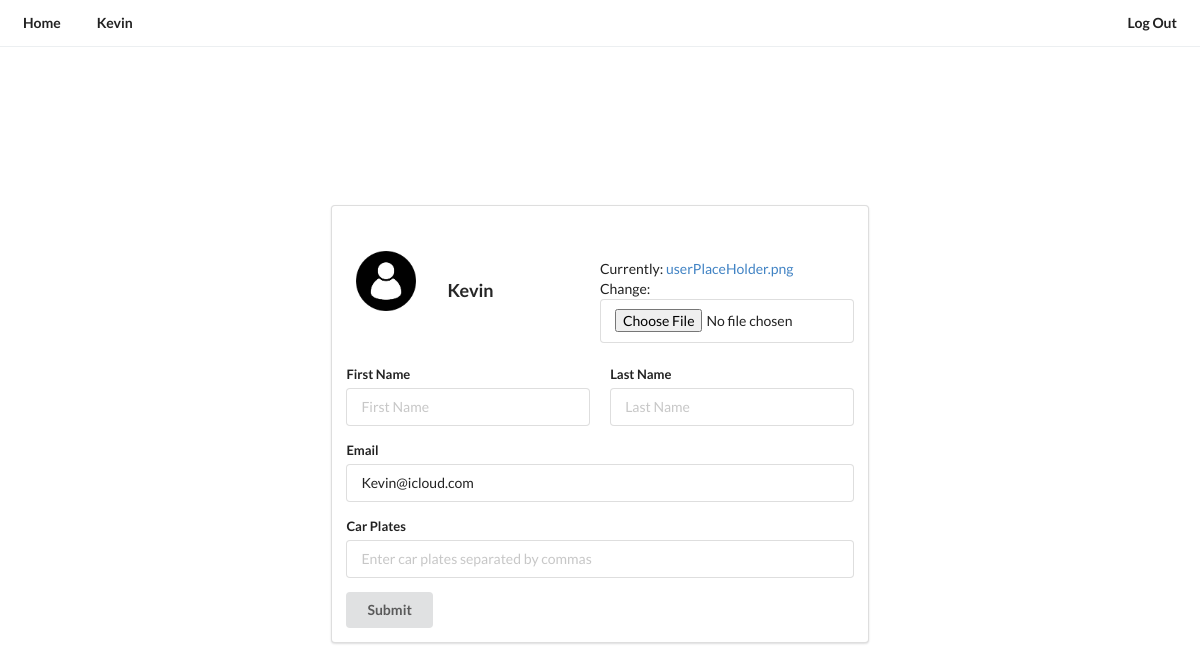
The page /profiles/edit/ (signed in) on the database its author committed.
### profiles/models.py (models this page shows, shortened)
class Profile(models.Model):
    user           = models.OneToOneField(User, on_delete=models.CASCADE)
    slug           = models.SlugField(unique=True, blank=True)
    profilePicture = models.ImageField(default='userPlaceHolder.png', upload_to='ProfilePictures')
    firstName      = models.CharField(max_length=35, blank=True)
    lastName       = models.CharField(max_length=35, blank=True)
    email          = models.EmailField(max_length=90, blank=True)
    carPlates      = models.JSONField(default=list, blank=True)
    updated        = models.TimeField(auto_now=True)
    created        = models.TimeField(auto_now_add=True)
    def __str__(self):
        return f"Username : {self.user.username} --> Email : {self.user.email}"

### profiles/views.py (the view)
# urls.py: path('edit/', views.editProfile, name='editProfile'),
@login_required
def editProfile(request):
    profile  = Profile.objects.get(user=request.user)
    form     = EditForm(request.POST or None, request.FILES or None, instance=profile)
    if request.method == 'POST':
        if form.is_valid():
            form.save()
            return redirect('profiles:profile')
    carPlates = CarPlate.objects.filter(profile=profile)
    template = loader.get_template('profiles/editProfile.html')
    context = { 'profile': profile, 'carPlates': carPlates, 'form' : form }
    return HttpResponse(template.render(context, request))

### profiles/forms.py (shortened to what this page needs)
class EditForm(forms.ModelForm):
    firstName = forms.CharField(required=False, widget=forms.TextInput(attrs={'placeholder': 'First Name'}))
    lastName  = forms.CharField(required=False, widget=forms.TextInput(attrs={'placeholder': 'Last Name'}))
    email     = forms.EmailField(required=False, widget=forms.TextInput(attrs={'placeholder': 'Email'}))
    carPlates = forms.CharField(
        required=False,
        widget=forms.TextInput(attrs={'placeholder': 'Enter car plates separated by commas', 'size': '40'}),
        help_text="Enter car plates separated by commas, e.g. KBB 123A, KBC 345B"
    )
    class Meta:
        model   = Profile
        fields  = ('profilePicture', 'firstName', 'lastName', 'email')
    def __init__(self, *args, **kwargs):
        super().__init__(*args, **kwargs)
        if self.instance and self.instance.carPlates:
            self.fields['carPlates'].initial = ', '.join([plate.plateNumber for plate in self.instance.car_plates.all()])

### profiles/templates/profiles/editProfile.html (shortened to what this page needs)
<head>
    {% extends 'base.html' %}
    {% load static %}
{% block content %}
{% include 'home/navigationBar.html' %}
<div id="profileEditParent">
  <div class="ui segment">
    <form class="ui form" id="profileEditForm" action="" method="POST" enctype="multipart/form-data">
      <div class="ui items">
        <div class="item">
          <a class="ui tiny image"><img id="profileEditProfileIcon" src={{profile.profilePicture.url}}></a>
          <div class="middle aligned content"><div class="header">{{profile.user}}</div></div>
          <div class="field" id="profileEditProfileIconBtn">{{form.profilePicture}}</div>
        </div>
      </div>
      <div id="profileEditInputDiv">
        <div class="field"><label>First Name</label>{{form.firstName}}</div>
        <div class="field"><label>Last Name</label>{{form.lastName}}</div>
      </div>
      <div class="field"><label>Email</label>{{form.email}}</div>
      <div class="field"><label>Car Plates</label>{{form.carPlates}}</div>
      <button class="ui button" type="submit" id="profileEditSubmitBtn">Submit</button>
    </form>
  </div>
</div>
{% endblock content %}

### home/templates/home/navigationBar.html (shortened to what this page needs)
<head>
  {% load static %}
</head>
{% block content %}
<div class="ui secondary menu" id="navbarMainDiv">
  <a class="item" href="{% url 'home:home' %}"><b>Home</b></a>
  <a class="item" href="{% url 'profiles:profile' %}" ><b>{{profile.user}}</b></a>
  <div class="right menu">
    <a class="item" href="{% url 'login' %}"><b>Log Out</b></a>
  </div>
</div>
{% endblock content %}

### staticFiles/style.css (style rules this page uses)
#navbarMainDiv { width: 100%; margin: 0px; padding: 5px; border-bottom: 1px solid #ECEFF1 !important; }
#profileEditParent { display: flex; flex: 1; width: 100%; margin: 0px; padding: 0px; align-items: center; flex-direction: column; justify-content: center; }
#profileEditForm { display: flex; width: 100%; margin: 0px; padding: 0px; flex-direction: column; }
#profileEditProfileIcon { display: flex; width: 100px; height: 80px; margin: 0px; padding: 0px; object-fit: cover; border-radius: 50%; }
#profileEditProfileIconBtn { width: 50%; margin: 18px 0px 0px 0px; }
#profileEditInputDiv { display: flex; width: 100%; height: fit-content; margin: 0px; padding: 0px; justify-content: space-between; }
#profileEditInputDiv > div { width: 48%; }
#profileEditSubmitBtn { width: fit-content; }

### rows shown on the page
Profile: user "Kevin", profilePicture (placeholder picture), email "Kevin@icloud.com"
